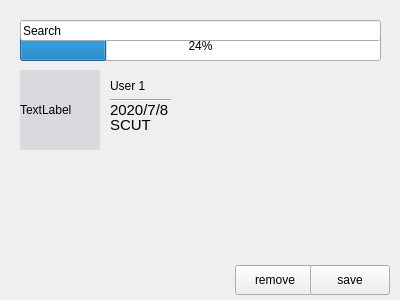
<?xml version="1.0" encoding="UTF-8"?>
<ui version="4.0">
 <class>Form</class>
 <widget class="QWidget" name="Form">
  <property name="geometry">
   <rect>
    <x>0</x>
    <y>0</y>
    <width>400</width>
    <height>300</height>
   </rect>
  </property>
  <property name="minimumSize">
   <size>
    <width>400</width>
    <height>300</height>
   </size>
  </property>
  <property name="maximumSize">
   <size>
    <width>400</width>
    <height>300</height>
   </size>
  </property>
  <property name="windowTitle">
   <string>All Users</string>
  </property>
  <widget class="QPushButton" name="button1">
   <property name="geometry">
    <rect>
     <x>235</x>
     <y>265</y>
     <width>80</width>
     <height>30</height>
    </rect>
   </property>
   <property name="text">
    <string>remove</string>
   </property>
  </widget>
  <widget class="QPushButton" name="button2">
   <property name="geometry">
    <rect>
     <x>310</x>
     <y>265</y>
     <width>80</width>
     <height>30</height>
    </rect>
   </property>
   <property name="text">
    <string>save</string>
   </property>
  </widget>
  <widget class="QProgressBar" name="progressBar">
   <property name="geometry">
    <rect>
     <x>20</x>
     <y>30</y>
     <width>361</width>
     <height>31</height>
    </rect>
   </property>
   <property name="value">
    <number>24</number>
   </property>
  </widget>
  <widget class="QLineEdit" name="lineEdit">
   <property name="geometry">
    <rect>
     <x>20</x>
     <y>20</y>
     <width>361</width>
     <height>21</height>
    </rect>
   </property>
   <property name="text">
    <string>Search</string>
   </property>
  </widget>
  <widget class="QWidget" name="widget" native="true">
   <property name="geometry">
    <rect>
     <x>20</x>
     <y>70</y>
     <width>191</width>
     <height>81</height>
    </rect>
   </property>
   <property name="styleSheet">
    <string notr="true">QLabel:hover{
	background-color: rgb(229, 241, 251);
	border:1px solid rgb(0, 120, 215);
}</string>
   </property>
   <widget class="QLabel" name="date1">
    <property name="geometry">
     <rect>
      <x>90</x>
      <y>30</y>
      <width>60</width>
      <height>20</height>
     </rect>
    </property>
    <property name="font">
     <font>
      <pointsize>11</pointsize>
     </font>
    </property>
    <property name="text">
     <string>2020/7/8</string>
    </property>
   </widget>
   <widget class="QLabel" name="name1">
    <property name="geometry">
     <rect>
      <x>90</x>
      <y>6</y>
      <width>60</width>
      <height>20</height>
     </rect>
    </property>
    <property name="text">
     <string>User 1</string>
    </property>
   </widget>
   <widget class="QLabel" name="label1">
    <property name="geometry">
     <rect>
      <x>0</x>
      <y>0</y>
      <width>80</width>
      <height>80</height>
     </rect>
    </property>
    <property name="styleSheet">
     <string notr="true">background-color: rgb(220, 217, 222);</string>
    </property>
    <property name="text">
     <string>TextLabel</string>
    </property>
   </widget>
   <widget class="QLabel" name="mark1">
    <property name="geometry">
     <rect>
      <x>90</x>
      <y>45</y>
      <width>60</width>
      <height>20</height>
     </rect>
    </property>
    <property name="font">
     <font>
      <pointsize>11</pointsize>
     </font>
    </property>
    <property name="text">
     <string>SCUT</string>
    </property>
   </widget>
   <widget class="Line" name="l1">
    <property name="geometry">
     <rect>
      <x>90</x>
      <y>20</y>
      <width>61</width>
      <height>21</height>
     </rect>
    </property>
    <property name="orientation">
     <enum>Qt::Horizontal</enum>
    </property>
   </widget>
  </widget>
  <zorder>widget</zorder>
  <zorder>button1</zorder>
  <zorder>button2</zorder>
  <zorder>progressBar</zorder>
  <zorder>lineEdit</zorder>
 </widget>
 <resources/>
 <connections/>
</ui>
